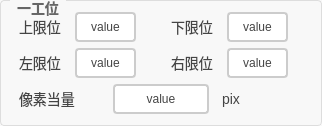
         <widget class="QGroupBox" name="groupBox">
          <property name="styleSheet">
           <string notr="true">QGroupBox {
    border: 1px solid #DDD;
    border-radius: 4px;
    font: bold 14px;
    color: #666;
    background-color: #F8F8F8;
}

QGroupBox::title {
    subcontrol-origin: margin;
    subcontrol-position: top left;
    left: 10px;
    padding: 0 5px;
}</string>
          </property>
          <property name="title">
           <string>一工位</string>
          </property>
          <layout class="QGridLayout" name="gridLayout">
           <item row="0" column="1">
            <layout class="QHBoxLayout" name="horizontalLayout_26">
             <item>
              <widget class="QLabel" name="label_34">
               <property name="styleSheet">
                <string notr="true">/* 基础标签样式 */
QLabel {
    color: #444444;          /* 主文字色 */
    font-size: 14px;         /* 标准字号 */
    background: transparent; /* 透明背景 */
    padding: 2px 4px;        /* 基础内边距 */
}

/* 标题样式 */
QLabel.title {
    font-size: 16px;
    font-weight: 600;
    color: #333333;
    border-bottom: 1px solid #DDDDDD; /* 下划线装饰 */
    padding-bottom: 4px;
}

/* 副标题/次要文本 */
QLabel.subtitle {
    color: #666666;
    font-size: 13px;
    font-style: italic;
}

/* 强调文本 */
QLabel.emphasis {
    color: #333333;
    font-weight: 500;
    background-color: #F5F5F5;
    border-radius: 3px;
    padding: 4px 8px;
}

/* 状态标签（成功/警告/错误） */
QLabel[state=&quot;success&quot;] {
    color: #228B22;          /* 森林绿 */
    border-left: 3px solid #228B22;
    padding-left: 8px;
}

QLabel[state=&quot;warning&quot;] {
    color: #FF8C00;          /* 暗橙 */
    border-left: 3px solid #FF8C00;
    padding-left: 8px;
}

QLabel[state=&quot;error&quot;] {
    color: #B22222;          /* 砖红 */
    border-left: 3px solid #B22222;
    padding-left: 8px;
}

/* 数据展示标签 */
QLabel.data {
    color: #2F4F4F;          /* 深石板灰 */
    font-family: monospace;
    border: 1px solid #E0E0E0;
    background-color: #FFFFFF;
    padding: 6px 12px;
    border-radius: 4px;
}

/* 禁用状态 */
QLabel:disabled {
    color: #AAAAAA;
    background-color: transparent;
}

/* 链接样式（伪链接效果） */
QLabel.link {
    color: #4682B4;          /* 钢蓝 */
    text-decoration: underline;
    border-bottom: 1px dotted #4682B4;
}

/* 图标标签 */
QLabel.icon {
    qproperty-alignment: AlignCenter;
    border: 1px solid #E0E0E0;
    border-radius: 4px;
    background-color: #FFFFFF;
    padding: 12px;
}</string>
               </property>
               <property name="text">
                <string>下限位</string>
               </property>
              </widget>
             </item>
             <item>
              <widget class="QPushButton" name="pbtn_xiaxianwei1">
               <property name="sizePolicy">
                <sizepolicy hsizetype="Minimum" vsizetype="Minimum">
                 <horstretch>0</horstretch>
                 <verstretch>0</verstretch>
                </sizepolicy>
               </property>
               <property name="styleSheet">
                <string notr="true">QPushButton {
    padding: 6px 14px;
    border: 2px solid #CCC;
    border-radius: 4px;
    background-color: white;
    color: #444;
}

QPushButton:hover {
    border-color: #999;
    background-color: #F5F5F5;
}

QPushButton:pressed {
    border-color: #777;
    background-color: #EEE;
}</string>
               </property>
               <property name="text">
                <string>value</string>
               </property>
              </widget>
             </item>
             <item>
              <widget class="QLabel" name="label_35">
               <property name="styleSheet">
                <string notr="true">/* 基础标签样式 */
QLabel {
    color: #444444;          /* 主文字色 */
    font-size: 14px;         /* 标准字号 */
    background: transparent; /* 透明背景 */
    padding: 2px 4px;        /* 基础内边距 */
}

/* 标题样式 */
QLabel.title {
    font-size: 16px;
    font-weight: 600;
    color: #333333;
    border-bottom: 1px solid #DDDDDD; /* 下划线装饰 */
    padding-bottom: 4px;
}

/* 副标题/次要文本 */
QLabel.subtitle {
    color: #666666;
    font-size: 13px;
    font-style: italic;
}

/* 强调文本 */
QLabel.emphasis {
    color: #333333;
    font-weight: 500;
    background-color: #F5F5F5;
    border-radius: 3px;
    padding: 4px 8px;
}

/* 状态标签（成功/警告/错误） */
QLabel[state=&quot;success&quot;] {
    color: #228B22;          /* 森林绿 */
    border-left: 3px solid #228B22;
    padding-left: 8px;
}

QLabel[state=&quot;warning&quot;] {
    color: #FF8C00;          /* 暗橙 */
    border-left: 3px solid #FF8C00;
    padding-left: 8px;
}

QLabel[state=&quot;error&quot;] {
    color: #B22222;          /* 砖红 */
    border-left: 3px solid #B22222;
    padding-left: 8px;
}

/* 数据展示标签 */
QLabel.data {
    color: #2F4F4F;          /* 深石板灰 */
    font-family: monospace;
    border: 1px solid #E0E0E0;
    background-color: #FFFFFF;
    padding: 6px 12px;
    border-radius: 4px;
}

/* 禁用状态 */
QLabel:disabled {
    color: #AAAAAA;
    background-color: transparent;
}

/* 链接样式（伪链接效果） */
QLabel.link {
    color: #4682B4;          /* 钢蓝 */
    text-decoration: underline;
    border-bottom: 1px dotted #4682B4;
}

/* 图标标签 */
QLabel.icon {
    qproperty-alignment: AlignCenter;
    border: 1px solid #E0E0E0;
    border-radius: 4px;
    background-color: #FFFFFF;
    padding: 12px;
}</string>
               </property>
               <property name="text">
                <string/>
               </property>
              </widget>
             </item>
            </layout>
           </item>
           <item row="0" column="0">
            <layout class="QHBoxLayout" name="horizontalLayout_25">
             <item>
              <widget class="QLabel" name="label_32">
               <property name="styleSheet">
                <string notr="true">/* 基础标签样式 */
QLabel {
    color: #444444;          /* 主文字色 */
    font-size: 14px;         /* 标准字号 */
    background: transparent; /* 透明背景 */
    padding: 2px 4px;        /* 基础内边距 */
}

/* 标题样式 */
QLabel.title {
    font-size: 16px;
    font-weight: 600;
    color: #333333;
    border-bottom: 1px solid #DDDDDD; /* 下划线装饰 */
    padding-bottom: 4px;
}

/* 副标题/次要文本 */
QLabel.subtitle {
    color: #666666;
    font-size: 13px;
    font-style: italic;
}

/* 强调文本 */
QLabel.emphasis {
    color: #333333;
    font-weight: 500;
    background-color: #F5F5F5;
    border-radius: 3px;
    padding: 4px 8px;
}

/* 状态标签（成功/警告/错误） */
QLabel[state=&quot;success&quot;] {
    color: #228B22;          /* 森林绿 */
    border-left: 3px solid #228B22;
    padding-left: 8px;
}

QLabel[state=&quot;warning&quot;] {
    color: #FF8C00;          /* 暗橙 */
    border-left: 3px solid #FF8C00;
    padding-left: 8px;
}

QLabel[state=&quot;error&quot;] {
    color: #B22222;          /* 砖红 */
    border-left: 3px solid #B22222;
    padding-left: 8px;
}

/* 数据展示标签 */
QLabel.data {
    color: #2F4F4F;          /* 深石板灰 */
    font-family: monospace;
    border: 1px solid #E0E0E0;
    background-color: #FFFFFF;
    padding: 6px 12px;
    border-radius: 4px;
}

/* 禁用状态 */
QLabel:disabled {
    color: #AAAAAA;
    background-color: transparent;
}

/* 链接样式（伪链接效果） */
QLabel.link {
    color: #4682B4;          /* 钢蓝 */
    text-decoration: underline;
    border-bottom: 1px dotted #4682B4;
}

/* 图标标签 */
QLabel.icon {
    qproperty-alignment: AlignCenter;
    border: 1px solid #E0E0E0;
    border-radius: 4px;
    background-color: #FFFFFF;
    padding: 12px;
}</string>
               </property>
               <property name="text">
                <string>上限位</string>
               </property>
              </widget>
             </item>
             <item>
              <widget class="QPushButton" name="pbtn_shangxianwei1">
               <property name="sizePolicy">
                <sizepolicy hsizetype="Minimum" vsizetype="Minimum">
                 <horstretch>0</horstretch>
                 <verstretch>0</verstretch>
                </sizepolicy>
               </property>
               <property name="styleSheet">
                <string notr="true">QPushButton {
    padding: 6px 14px;
    border: 2px solid #CCC;
    border-radius: 4px;
    background-color: white;
    color: #444;
}

QPushButton:hover {
    border-color: #999;
    background-color: #F5F5F5;
}

QPushButton:pressed {
    border-color: #777;
    background-color: #EEE;
}</string>
               </property>
               <property name="text">
                <string>value</string>
               </property>
              </widget>
             </item>
             <item>
              <widget class="QLabel" name="label_33">
               <property name="styleSheet">
                <string notr="true">/* 基础标签样式 */
QLabel {
    color: #444444;          /* 主文字色 */
    font-size: 14px;         /* 标准字号 */
    background: transparent; /* 透明背景 */
    padding: 2px 4px;        /* 基础内边距 */
}

/* 标题样式 */
QLabel.title {
    font-size: 16px;
    font-weight: 600;
    color: #333333;
    border-bottom: 1px solid #DDDDDD; /* 下划线装饰 */
    padding-bottom: 4px;
}

/* 副标题/次要文本 */
QLabel.subtitle {
    color: #666666;
    font-size: 13px;
    font-style: italic;
}

/* 强调文本 */
QLabel.emphasis {
    color: #333333;
    font-weight: 500;
    background-color: #F5F5F5;
    border-radius: 3px;
    padding: 4px 8px;
}

/* 状态标签（成功/警告/错误） */
QLabel[state=&quot;success&quot;] {
    color: #228B22;          /* 森林绿 */
    border-left: 3px solid #228B22;
    padding-left: 8px;
}

QLabel[state=&quot;warning&quot;] {
    color: #FF8C00;          /* 暗橙 */
    border-left: 3px solid #FF8C00;
    padding-left: 8px;
}

QLabel[state=&quot;error&quot;] {
    color: #B22222;          /* 砖红 */
    border-left: 3px solid #B22222;
    padding-left: 8px;
}

/* 数据展示标签 */
QLabel.data {
    color: #2F4F4F;          /* 深石板灰 */
    font-family: monospace;
    border: 1px solid #E0E0E0;
    background-color: #FFFFFF;
    padding: 6px 12px;
    border-radius: 4px;
}

/* 禁用状态 */
QLabel:disabled {
    color: #AAAAAA;
    background-color: transparent;
}

/* 链接样式（伪链接效果） */
QLabel.link {
    color: #4682B4;          /* 钢蓝 */
    text-decoration: underline;
    border-bottom: 1px dotted #4682B4;
}

/* 图标标签 */
QLabel.icon {
    qproperty-alignment: AlignCenter;
    border: 1px solid #E0E0E0;
    border-radius: 4px;
    background-color: #FFFFFF;
    padding: 12px;
}</string>
               </property>
               <property name="text">
                <string/>
               </property>
              </widget>
             </item>
            </layout>
           </item>
           <item row="1" column="1">
            <layout class="QHBoxLayout" name="horizontalLayout_28">
             <item>
              <widget class="QLabel" name="label_38">
               <property name="styleSheet">
                <string notr="true">/* 基础标签样式 */
QLabel {
    color: #444444;          /* 主文字色 */
    font-size: 14px;         /* 标准字号 */
    background: transparent; /* 透明背景 */
    padding: 2px 4px;        /* 基础内边距 */
}

/* 标题样式 */
QLabel.title {
    font-size: 16px;
    font-weight: 600;
    color: #333333;
    border-bottom: 1px solid #DDDDDD; /* 下划线装饰 */
    padding-bottom: 4px;
}

/* 副标题/次要文本 */
QLabel.subtitle {
    color: #666666;
    font-size: 13px;
    font-style: italic;
}

/* 强调文本 */
QLabel.emphasis {
    color: #333333;
    font-weight: 500;
    background-color: #F5F5F5;
    border-radius: 3px;
    padding: 4px 8px;
}

/* 状态标签（成功/警告/错误） */
QLabel[state=&quot;success&quot;] {
    color: #228B22;          /* 森林绿 */
    border-left: 3px solid #228B22;
    padding-left: 8px;
}

QLabel[state=&quot;warning&quot;] {
    color: #FF8C00;          /* 暗橙 */
    border-left: 3px solid #FF8C00;
    padding-left: 8px;
}

QLabel[state=&quot;error&quot;] {
    color: #B22222;          /* 砖红 */
    border-left: 3px solid #B22222;
    padding-left: 8px;
}

/* 数据展示标签 */
QLabel.data {
    color: #2F4F4F;          /* 深石板灰 */
    font-family: monospace;
    border: 1px solid #E0E0E0;
    background-color: #FFFFFF;
    padding: 6px 12px;
    border-radius: 4px;
}

/* 禁用状态 */
QLabel:disabled {
    color: #AAAAAA;
    background-color: transparent;
}

/* 链接样式（伪链接效果） */
QLabel.link {
    color: #4682B4;          /* 钢蓝 */
    text-decoration: underline;
    border-bottom: 1px dotted #4682B4;
}

/* 图标标签 */
QLabel.icon {
    qproperty-alignment: AlignCenter;
    border: 1px solid #E0E0E0;
    border-radius: 4px;
    background-color: #FFFFFF;
    padding: 12px;
}</string>
               </property>
               <property name="text">
                <string>右限位</string>
               </property>
              </widget>
             </item>
             <item>
              <widget class="QPushButton" name="pbtn_youxianwei1">
               <property name="sizePolicy">
                <sizepolicy hsizetype="Minimum" vsizetype="Minimum">
                 <horstretch>0</horstretch>
                 <verstretch>0</verstretch>
                </sizepolicy>
               </property>
               <property name="styleSheet">
                <string notr="true">QPushButton {
    padding: 6px 14px;
    border: 2px solid #CCC;
    border-radius: 4px;
    background-color: white;
    color: #444;
}

QPushButton:hover {
    border-color: #999;
    background-color: #F5F5F5;
}

QPushButton:pressed {
    border-color: #777;
    background-color: #EEE;
}</string>
               </property>
               <property name="text">
                <string>value</string>
               </property>
              </widget>
             </item>
             <item>
              <widget class="QLabel" name="label_39">
               <property name="styleSheet">
                <string notr="true">/* 基础标签样式 */
QLabel {
    color: #444444;          /* 主文字色 */
    font-size: 14px;         /* 标准字号 */
    background: transparent; /* 透明背景 */
    padding: 2px 4px;        /* 基础内边距 */
}

/* 标题样式 */
QLabel.title {
    font-size: 16px;
    font-weight: 600;
    color: #333333;
    border-bottom: 1px solid #DDDDDD; /* 下划线装饰 */
    padding-bottom: 4px;
}

/* 副标题/次要文本 */
QLabel.subtitle {
    color: #666666;
    font-size: 13px;
    font-style: italic;
}

/* 强调文本 */
QLabel.emphasis {
    color: #333333;
    font-weight: 500;
    background-color: #F5F5F5;
    border-radius: 3px;
    padding: 4px 8px;
}

/* 状态标签（成功/警告/错误） */
QLabel[state=&quot;success&quot;] {
    color: #228B22;          /* 森林绿 */
    border-left: 3px solid #228B22;
    padding-left: 8px;
}

QLabel[state=&quot;warning&quot;] {
    color: #FF8C00;          /* 暗橙 */
    border-left: 3px solid #FF8C00;
    padding-left: 8px;
}

QLabel[state=&quot;error&quot;] {
    color: #B22222;          /* 砖红 */
    border-left: 3px solid #B22222;
    padding-left: 8px;
}

/* 数据展示标签 */
QLabel.data {
    color: #2F4F4F;          /* 深石板灰 */
    font-family: monospace;
    border: 1px solid #E0E0E0;
    background-color: #FFFFFF;
    padding: 6px 12px;
    border-radius: 4px;
}

/* 禁用状态 */
QLabel:disabled {
    color: #AAAAAA;
    background-color: transparent;
}

/* 链接样式（伪链接效果） */
QLabel.link {
    color: #4682B4;          /* 钢蓝 */
    text-decoration: underline;
    border-bottom: 1px dotted #4682B4;
}

/* 图标标签 */
QLabel.icon {
    qproperty-alignment: AlignCenter;
    border: 1px solid #E0E0E0;
    border-radius: 4px;
    background-color: #FFFFFF;
    padding: 12px;
}</string>
               </property>
               <property name="text">
                <string/>
               </property>
              </widget>
             </item>
            </layout>
           </item>
           <item row="1" column="0">
            <layout class="QHBoxLayout" name="horizontalLayout_27">
             <item>
              <widget class="QLabel" name="label_36">
               <property name="styleSheet">
                <string notr="true">/* 基础标签样式 */
QLabel {
    color: #444444;          /* 主文字色 */
    font-size: 14px;         /* 标准字号 */
    background: transparent; /* 透明背景 */
    padding: 2px 4px;        /* 基础内边距 */
}

/* 标题样式 */
QLabel.title {
    font-size: 16px;
    font-weight: 600;
    color: #333333;
    border-bottom: 1px solid #DDDDDD; /* 下划线装饰 */
    padding-bottom: 4px;
}

/* 副标题/次要文本 */
QLabel.subtitle {
    color: #666666;
    font-size: 13px;
    font-style: italic;
}

/* 强调文本 */
QLabel.emphasis {
    color: #333333;
    font-weight: 500;
    background-color: #F5F5F5;
    border-radius: 3px;
    padding: 4px 8px;
}

/* 状态标签（成功/警告/错误） */
QLabel[state=&quot;success&quot;] {
    color: #228B22;          /* 森林绿 */
    border-left: 3px solid #228B22;
    padding-left: 8px;
}

QLabel[state=&quot;warning&quot;] {
    color: #FF8C00;          /* 暗橙 */
    border-left: 3px solid #FF8C00;
    padding-left: 8px;
}

QLabel[state=&quot;error&quot;] {
    color: #B22222;          /* 砖红 */
    border-left: 3px solid #B22222;
    padding-left: 8px;
}

/* 数据展示标签 */
QLabel.data {
    color: #2F4F4F;          /* 深石板灰 */
    font-family: monospace;
    border: 1px solid #E0E0E0;
    background-color: #FFFFFF;
    padding: 6px 12px;
    border-radius: 4px;
}

/* 禁用状态 */
QLabel:disabled {
    color: #AAAAAA;
    background-color: transparent;
}

/* 链接样式（伪链接效果） */
QLabel.link {
    color: #4682B4;          /* 钢蓝 */
    text-decoration: underline;
    border-bottom: 1px dotted #4682B4;
}

/* 图标标签 */
QLabel.icon {
    qproperty-alignment: AlignCenter;
    border: 1px solid #E0E0E0;
    border-radius: 4px;
    background-color: #FFFFFF;
    padding: 12px;
}</string>
               </property>
               <property name="text">
                <string>左限位</string>
               </property>
              </widget>
             </item>
             <item>
              <widget class="QPushButton" name="pbtn_zuoxianwei1">
               <property name="sizePolicy">
                <sizepolicy hsizetype="Minimum" vsizetype="Minimum">
                 <horstretch>0</horstretch>
                 <verstretch>0</verstretch>
                </sizepolicy>
               </property>
               <property name="styleSheet">
                <string notr="true">QPushButton {
    padding: 6px 14px;
    border: 2px solid #CCC;
    border-radius: 4px;
    background-color: white;
    color: #444;
}

QPushButton:hover {
    border-color: #999;
    background-color: #F5F5F5;
}

QPushButton:pressed {
    border-color: #777;
    background-color: #EEE;
}</string>
               </property>
               <property name="text">
                <string>value</string>
               </property>
              </widget>
             </item>
             <item>
              <widget class="QLabel" name="label_37">
               <property name="styleSheet">
                <string notr="true">/* 基础标签样式 */
QLabel {
    color: #444444;          /* 主文字色 */
    font-size: 14px;         /* 标准字号 */
    background: transparent; /* 透明背景 */
    padding: 2px 4px;        /* 基础内边距 */
}

/* 标题样式 */
QLabel.title {
    font-size: 16px;
    font-weight: 600;
    color: #333333;
    border-bottom: 1px solid #DDDDDD; /* 下划线装饰 */
    padding-bottom: 4px;
}

/* 副标题/次要文本 */
QLabel.subtitle {
    color: #666666;
    font-size: 13px;
    font-style: italic;
}

/* 强调文本 */
QLabel.emphasis {
    color: #333333;
    font-weight: 500;
    background-color: #F5F5F5;
    border-radius: 3px;
    padding: 4px 8px;
}

/* 状态标签（成功/警告/错误） */
QLabel[state=&quot;success&quot;] {
    color: #228B22;          /* 森林绿 */
    border-left: 3px solid #228B22;
    padding-left: 8px;
}

QLabel[state=&quot;warning&quot;] {
    color: #FF8C00;          /* 暗橙 */
    border-left: 3px solid #FF8C00;
    padding-left: 8px;
}

QLabel[state=&quot;error&quot;] {
    color: #B22222;          /* 砖红 */
    border-left: 3px solid #B22222;
    padding-left: 8px;
}

/* 数据展示标签 */
QLabel.data {
    color: #2F4F4F;          /* 深石板灰 */
    font-family: monospace;
    border: 1px solid #E0E0E0;
    background-color: #FFFFFF;
    padding: 6px 12px;
    border-radius: 4px;
}

/* 禁用状态 */
QLabel:disabled {
    color: #AAAAAA;
    background-color: transparent;
}

/* 链接样式（伪链接效果） */
QLabel.link {
    color: #4682B4;          /* 钢蓝 */
    text-decoration: underline;
    border-bottom: 1px dotted #4682B4;
}

/* 图标标签 */
QLabel.icon {
    qproperty-alignment: AlignCenter;
    border: 1px solid #E0E0E0;
    border-radius: 4px;
    background-color: #FFFFFF;
    padding: 12px;
}</string>
               </property>
               <property name="text">
                <string/>
               </property>
              </widget>
             </item>
            </layout>
           </item>
           <item row="2" column="0" colspan="2">
            <layout class="QHBoxLayout" name="horizontalLayout_44">
             <item>
              <widget class="QLabel" name="label_66">
               <property name="styleSheet">
                <string notr="true">/* 基础标签样式 */
QLabel {
    color: #444444;          /* 主文字色 */
    font-size: 14px;         /* 标准字号 */
    background: transparent; /* 透明背景 */
    padding: 2px 4px;        /* 基础内边距 */
}

/* 标题样式 */
QLabel.title {
    font-size: 16px;
    font-weight: 600;
    color: #333333;
    border-bottom: 1px solid #DDDDDD; /* 下划线装饰 */
    padding-bottom: 4px;
}

/* 副标题/次要文本 */
QLabel.subtitle {
    color: #666666;
    font-size: 13px;
    font-style: italic;
}

/* 强调文本 */
QLabel.emphasis {
    color: #333333;
    font-weight: 500;
    background-color: #F5F5F5;
    border-radius: 3px;
    padding: 4px 8px;
}

/* 状态标签（成功/警告/错误） */
QLabel[state=&quot;success&quot;] {
    color: #228B22;          /* 森林绿 */
    border-left: 3px solid #228B22;
    padding-left: 8px;
}

QLabel[state=&quot;warning&quot;] {
    color: #FF8C00;          /* 暗橙 */
    border-left: 3px solid #FF8C00;
    padding-left: 8px;
}

QLabel[state=&quot;error&quot;] {
    color: #B22222;          /* 砖红 */
    border-left: 3px solid #B22222;
    padding-left: 8px;
}

/* 数据展示标签 */
QLabel.data {
    color: #2F4F4F;          /* 深石板灰 */
    font-family: monospace;
    border: 1px solid #E0E0E0;
    background-color: #FFFFFF;
    padding: 6px 12px;
    border-radius: 4px;
}

/* 禁用状态 */
QLabel:disabled {
    color: #AAAAAA;
    background-color: transparent;
}

/* 链接样式（伪链接效果） */
QLabel.link {
    color: #4682B4;          /* 钢蓝 */
    text-decoration: underline;
    border-bottom: 1px dotted #4682B4;
}

/* 图标标签 */
QLabel.icon {
    qproperty-alignment: AlignCenter;
    border: 1px solid #E0E0E0;
    border-radius: 4px;
    background-color: #FFFFFF;
    padding: 12px;
}</string>
               </property>
               <property name="text">
                <string>像素当量</string>
               </property>
              </widget>
             </item>
             <item>
              <widget class="QPushButton" name="pbtn_xiangsudangliang1">
               <property name="sizePolicy">
                <sizepolicy hsizetype="Minimum" vsizetype="Minimum">
                 <horstretch>0</horstretch>
                 <verstretch>0</verstretch>
                </sizepolicy>
               </property>
               <property name="styleSheet">
                <string notr="true">QPushButton {
    padding: 6px 14px;
    border: 2px solid #CCC;
    border-radius: 4px;
    background-color: white;
    color: #444;
}

QPushButton:hover {
    border-color: #999;
    background-color: #F5F5F5;
}

QPushButton:pressed {
    border-color: #777;
    background-color: #EEE;
}</string>
               </property>
               <property name="text">
                <string>value</string>
               </property>
              </widget>
             </item>
             <item>
              <widget class="QLabel" name="label_67">
               <property name="styleSheet">
                <string notr="true">/* 基础标签样式 */
QLabel {
    color: #444444;          /* 主文字色 */
    font-size: 14px;         /* 标准字号 */
    background: transparent; /* 透明背景 */
    padding: 2px 4px;        /* 基础内边距 */
}

/* 标题样式 */
QLabel.title {
    font-size: 16px;
    font-weight: 600;
    color: #333333;
    border-bottom: 1px solid #DDDDDD; /* 下划线装饰 */
    padding-bottom: 4px;
}

/* 副标题/次要文本 */
QLabel.subtitle {
    color: #666666;
    font-size: 13px;
    font-style: italic;
}

/* 强调文本 */
QLabel.emphasis {
    color: #333333;
    font-weight: 500;
    background-color: #F5F5F5;
    border-radius: 3px;
    padding: 4px 8px;
}

/* 状态标签（成功/警告/错误） */
QLabel[state=&quot;success&quot;] {
    color: #228B22;          /* 森林绿 */
    border-left: 3px solid #228B22;
    padding-left: 8px;
}

QLabel[state=&quot;warning&quot;] {
    color: #FF8C00;          /* 暗橙 */
    border-left: 3px solid #FF8C00;
    padding-left: 8px;
}

QLabel[state=&quot;error&quot;] {
    color: #B22222;          /* 砖红 */
    border-left: 3px solid #B22222;
    padding-left: 8px;
}

/* 数据展示标签 */
QLabel.data {
    color: #2F4F4F;          /* 深石板灰 */
    font-family: monospace;
    border: 1px solid #E0E0E0;
    background-color: #FFFFFF;
    padding: 6px 12px;
    border-radius: 4px;
}

/* 禁用状态 */
QLabel:disabled {
    color: #AAAAAA;
    background-color: transparent;
}

/* 链接样式（伪链接效果） */
QLabel.link {
    color: #4682B4;          /* 钢蓝 */
    text-decoration: underline;
    border-bottom: 1px dotted #4682B4;
}

/* 图标标签 */
QLabel.icon {
    qproperty-alignment: AlignCenter;
    border: 1px solid #E0E0E0;
    border-radius: 4px;
    background-color: #FFFFFF;
    padding: 12px;
}</string>
               </property>
               <property name="text">
                <string>pix</string>
               </property>
              </widget>
             </item>
            </layout>
           </item>
          </layout>
         </widget>
